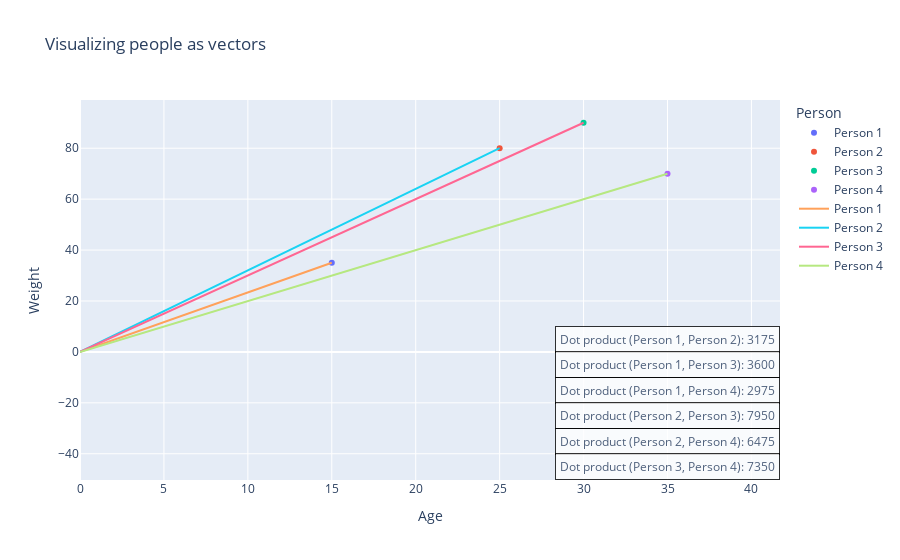

Notebook code for this chart:
### Markdown cell above
## Step 4: Calculating the Dot Product

Now, we will calculate the dot product. The dot product is a way to multiply two lists of numbers (vectors) to get a single number. It helps us understand how similar two vectors are.

### Code cell
fig = px.scatter(df, x='Age', y='Weight', color='Person', size_max=60, title='Visualizing people as vectors')

# Add lines from the origin to each point
for _, row in df.iterrows():
    fig.add_trace(go.Scatter(x=[0, row['Age']], y=[0, row['Weight']],
                             mode='lines',
                             line=dict(width=2),
                             name=row['Person']))

# Add dot product labels in the lower right corner
annotations = []
start_position = df['Weight'].min() - 30  # Start the labels 30 units lower
for idx, pair in enumerate(dot_products):
    label = f'Dot product ({pair[0]}, {pair[1]}): {pair[2]}'
    annotations.append(go.layout.Annotation(
        x=df['Age'].max(), 
        y=start_position - idx * 10,  # Subtract idx * 10 to increase space between labels
        xref="x",
        yref="y",
        text=label,
        showarrow=False,
        font=dict(size=12),
        align="right",
        bordercolor="black",
        borderwidth=1,
        borderpad=4,
        bgcolor="white",
        opacity=0.8
    ))

fig.update_layout(annotations=annotations)

# Show the plot
fig.show()

### Figure 1 — Plotly figure (JSON) as saved in the notebook; plotly's stock layout.template omitted (floating-point values rounded to 4 significant figures)
{"data": [{"hovertemplate": "Person=Person 1<br>Age=%{x}<br>Weight=%{y}<extra></extra>", "legendgroup": "Person 1", "marker": {"color": "#636efa", "symbol": "circle"}, "mode": "markers", "name": "Person 1", "orientation": "v", "showlegend": true, "type": "scatter", "x": [15], "xaxis": "x", "y": [35], "yaxis": "y"}, {"hovertemplate": "Person=Person 2<br>Age=%{x}<br>Weight=%{y}<extra></extra>", "legendgroup": "Person 2", "marker": {"color": "#EF553B", "symbol": "circle"}, "mode": "markers", "name": "Person 2", "orientation": "v", "showlegend": true, "type": "scatter", "x": [25], "xaxis": "x", "y": [80], "yaxis": "y"}, {"hovertemplate": "Person=Person 3<br>Age=%{x}<br>Weight=%{y}<extra></extra>", "legendgroup": "Person 3", "marker": {"color": "#00cc96", "symbol": "circle"}, "mode": "markers", "name": "Person 3", "orientation": "v", "showlegend": true, "type": "scatter", "x": [30], "xaxis": "x", "y": [90], "yaxis": "y"}, {"hovertemplate": "Person=Person 4<br>Age=%{x}<br>Weight=%{y}<extra></extra>", "legendgroup": "Person 4", "marker": {"color": "#ab63fa", "symbol": "circle"}, "mode": "markers", "name": "Person 4", "orientation": "v", "showlegend": true, "type": "scatter", "x": [35], "xaxis": "x", "y": [70], "yaxis": "y"}, {"line": {"width": 2}, "mode": "lines", "name": "Person 1", "type": "scatter", "x": [0, 15], "y": [0, 35]}, {"line": {"width": 2}, "mode": "lines", "name": "Person 2", "type": "scatter", "x": [0, 25], "y": [0, 80]}, {"line": {"width": 2}, "mode": "lines", "name": "Person 3", "type": "scatter", "x": [0, 30], "y": [0, 90]}, {"line": {"width": 2}, "mode": "lines", "name": "Person 4", "type": "scatter", "x": [0, 35], "y": [0, 70]}], "layout": {"annotations": [{"align": "right", "bgcolor": "white", "bordercolor": "black", "borderpad": 4, "borderwidth": 1, "font": {"size": 12}, "opacity": 0.8, "showarrow": false, "text": "Dot product (Person 1, Person 2): 3175", "x": 35, "xref": "x", "y": 5, "yref": "y"}, {"align": "right", "bgcolor": "white", "bordercolor": "black", "borderpad": 4, "borderwidth": 1, "font": {"size": 12}, "opacity": 0.8, "showarrow": false, "text": "Dot product (Person 1, Person 3): 3600", "x": 35, "xref": "x", "y": -5, "yref": "y"}, {"align": "right", "bgcolor": "white", "bordercolor": "black", "borderpad": 4, "borderwidth": 1, "font": {"size": 12}, "opacity": 0.8, "showarrow": false, "text": "Dot product (Person 1, Person 4): 2975", "x": 35, "xref": "x", "y": -15, "yref": "y"}, {"align": "right", "bgcolor": "white", "bordercolor": "black", "borderpad": 4, "borderwidth": 1, "font": {"size": 12}, "opacity": 0.8, "showarrow": false, "text": "Dot product (Person 2, Person 3): 7950", "x": 35, "xref": "x", "y": -25, "yref": "y"}, {"align": "right", "bgcolor": "white", "bordercolor": "black", "borderpad": 4, "borderwidth": 1, "font": {"size": 12}, "opacity": 0.8, "showarrow": false, "text": "Dot product (Person 2, Person 4): 6475", "x": 35, "xref": "x", "y": -35, "yref": "y"}, {"align": "right", "bgcolor": "white", "bordercolor": "black", "borderpad": 4, "borderwidth": 1, "font": {"size": 12}, "opacity": 0.8, "showarrow": false, "text": "Dot product (Person 3, Person 4): 7350", "x": 35, "xref": "x", "y": -45, "yref": "y"}], "legend": {"title": {"text": "Person"}, "tracegroupgap": 0}, "title": {"text": "Visualizing people as vectors"}, "xaxis": {"anchor": "y", "domain": [0, 1], "title": {"text": "Age"}}, "yaxis": {"anchor": "x", "domain": [0, 1], "title": {"text": "Weight"}}}}
